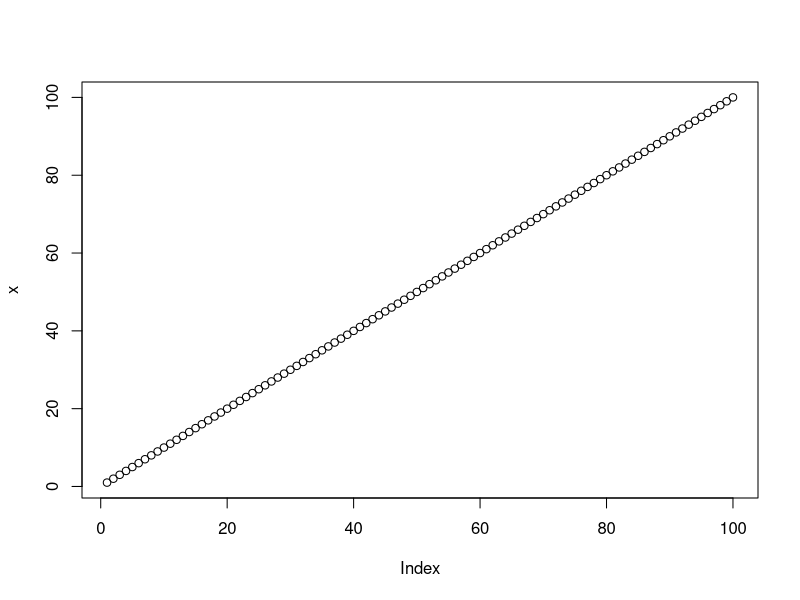
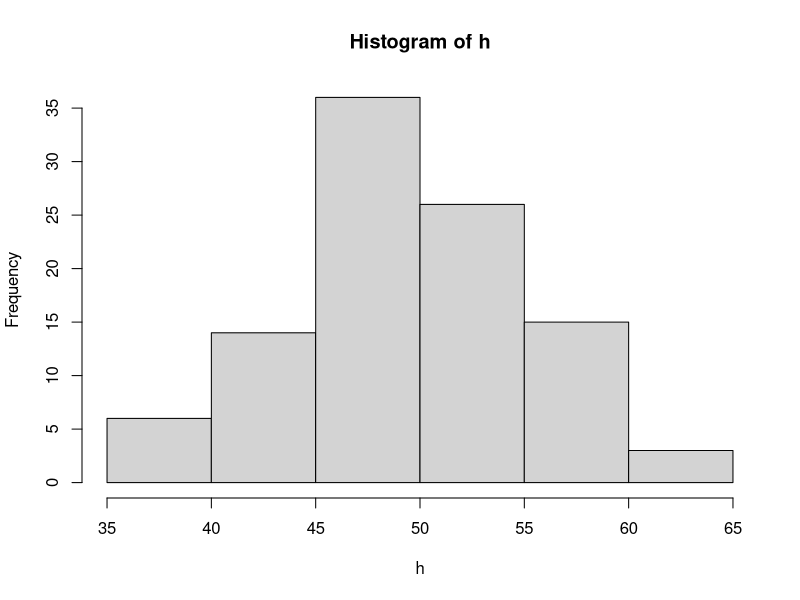

Generate these figures, in order, with R: (Note: this script raises an error after producing the figures.)
## ---- chunk 1
x=c(1:100)
x
## ---- chunk 2
x*2
## ---- chunk 3
plot(x)
## ---- chunk 4
h <-rbinom(100,100,.5)
hist(h)
## ---- chunk 5
library(XML) # install the routines that allow web page scraping
hyal2.dat <-readHTMLTable("http://alfred.med.yale.edu/alfred/SiteTable1A_working.asp?siteuid=SI087775I",which=3)
## ---- chunk 6
head(hyal2.dat)
## ---- chunk 7
#Code goes here
## ---- chunk 8
barplot(as.numeric(hyal2.dat$V6),names.arg=as.character(hyal2.dat$V1),las=2,cex.names=.8)
## ---- chunk 9
hyal2.dat <-hyal2.dat[-c(1:2),]
head(hyal2.dat)
